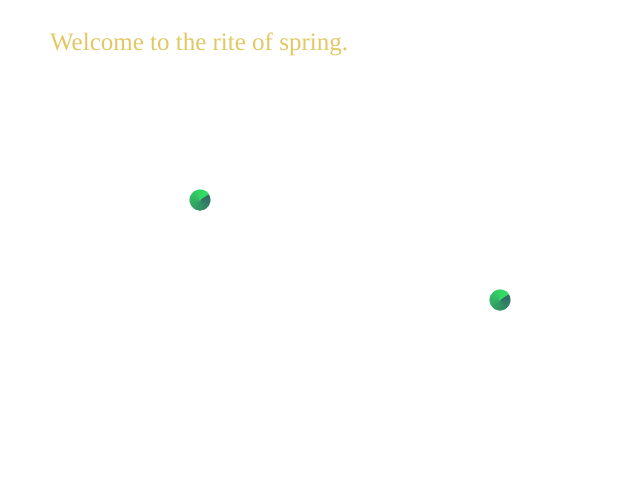
Frame 1 (no input)
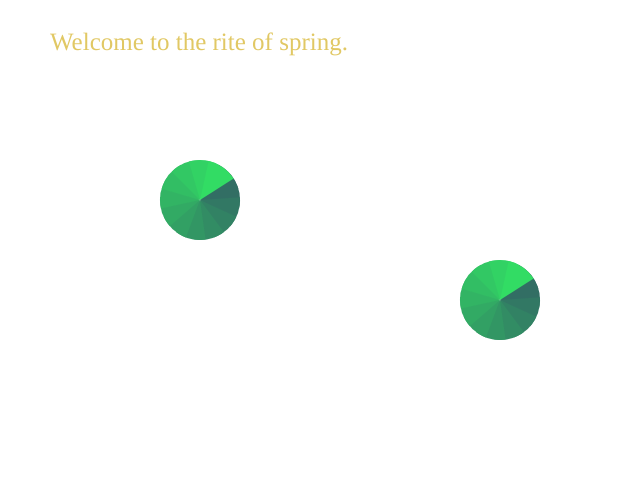
Frame 60 (no input)
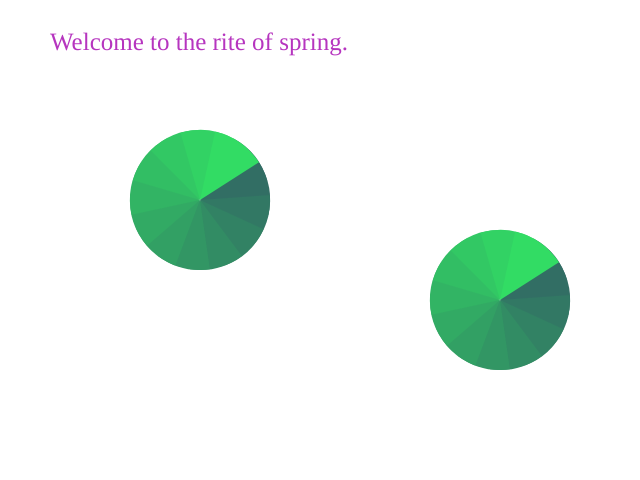
Frame 120 (the mouse pressed at the canvas centre since frame 60)

The p5.js sketch that drew these frames (run headless with seeded random() and noise() and a simulated clock; from frame 60 on, the mouse is pressed at the canvas centre):

// p5.js sketch
// ── sketch.js
// review
var r = 225, g = 200, b = 100;
function setup() {
    createCanvas(640, 480);
}

function draw() {
    background("white");
    textSize(25);
    textFont("Cursive");
    
    if (frameCount % 100 == 0) {
        r = random(0, 255);
        g = random(0, 255);
        b = random(0, 255);
    }
    fill(r, g, b);
    text("Welcome to the rite of spring.", 50, 50);
    
    
    
    pinwheel(200, 200);
    pinwheel(500, 300);
}

function pinwheel(x, y) {
    push();
    translate( x, y);
    var g = 100;
    noStroke();
    for (var i = 0; i < 13; i++) {
        rotate(0.5);
        fill(50, g, 100);
        g += 10;
        //triangle( 0, 0 , 0, -100, 50, -90 );
        var size = 20 + frameCount % 200;
        arc(0, 0, size, size, PI * 1.5, PI * 1.75); 
    }
    pop();
}
